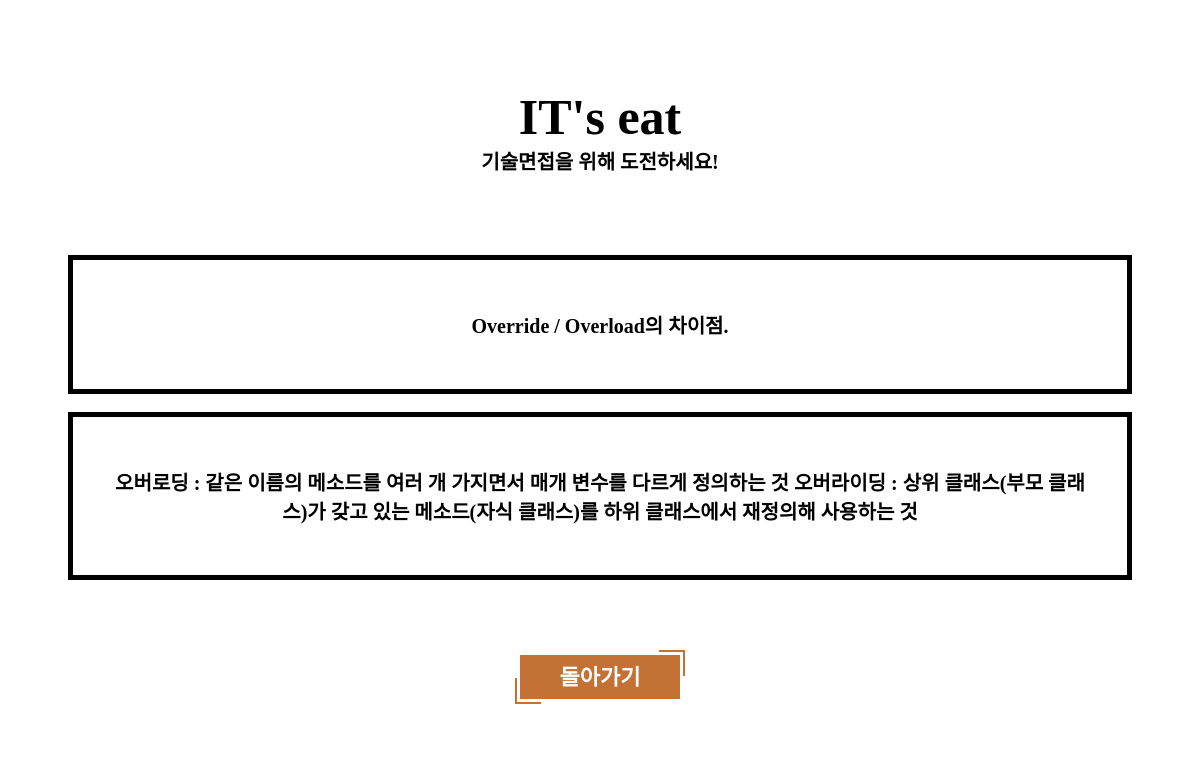
/iteat/Quizpage/1/, run on the app's committed database.
### iteat/models.py (models this page shows, shortened)
class Quiz(models.Model):
  objects = models.Manager()
  title = models.CharField(max_length=300) # 길이 제한이 있는 문자열
  content = models.TextField()

### iteat/views.py (the view)
# urls.py: path('Quizpage/<int:quiz_id>/',views.Quizdetail, name='Quizdetail'),
def Quizdetail(request, quiz_id):
  q = get_object_or_404(Quiz, pk = quiz_id)
  return render(request, 'Quizdetail.html',{'quiz':q})

### iteat/templates/Quizdetail.html (shortened to what this page needs)
<html>
<head>
{% load static %}
<link rel="stylesheet" href="{% static 'main.css'%}">
</head>
<body>
    <div id="titlediv">
      <p id="title">IT's eat<br>
      <small id="subtitle">기술면접을 위해 도전하세요!</small></p>
    </div>
    <form method='GET'>
    <div id="QUIZ">
      <p id="main">{{ quiz.title }}</p>
    </div><br>
    <div id="QUIZ">
      <p id="main">{{ quiz.content }}</p>
    </div>
    <div id="titlediv">
    <p id="main"><a href="{% url 'Quizpage' %}" class="smbutton">돌아가기</a></p>
    </div>
</form>
</body>
</html>

### iteat/static/main.css (style rules this page uses)
.smbutton { background-color: #c47135; border: none; color: #ffffff; cursor: pointer; display: inline-block; font-family: 'BenchNine', Arial, sans-serif; font-size: 1em; font-size: 22px; line-height: 1em; margin: 15px 40px; outline: none; padding: 12px 40px 10px; position: relative; text-transform: uppercase; font-weight: 700; text-decoration: none; }
.smbutton:before, .smbutton:after { border-color: transparent; -webkit-transition: all 0.25s; transition: all 0.25s; border-style: solid; border-width: 0; content: ""; height: 24px; position: absolute; width: 24px; }
.smbutton:before { border-color: #c47135; border-right-width: 2px; border-top-width: 2px; right: -5px; top: -5px; }
.smbutton:after { border-bottom-width: 2px; border-color: #c47135; border-left-width: 2px; bottom: -5px; left: -5px; }
#titlediv { padding: 20px; }
#title { padding: 10px; font-size: 50px; font-weight: bold; text-align: center; background-color: rgba(255, 255, 255, 0.5); }
#subtitle { font-size: 20px; font-weight: bold; text-align: center; background-color: rgba(255, 255, 255, 0.5); }
#main { padding: 20px; font-size: 20px; font-weight: bold; text-align: center; background-color: rgba(255, 255, 255, 0.5); }
#QUIZ { border: 5px; padding: 10px; text-align: center; margin-left: 60px; margin-right: 60px; border-style: solid; border-width: 5px; }

### data on the page
Quiz: title "Override / Overload의 차이점.", content "오버로딩 : 같은 이름의 메소드를 여러 개 가지면서 매개 변수를 다르게 정의하는 것 오버라이딩 : 상위 클래스(부모 클래스)가 갖고 있는 메소드(자식 클래스)를 하위 클래스에서 재정의해 사용하는 것"
